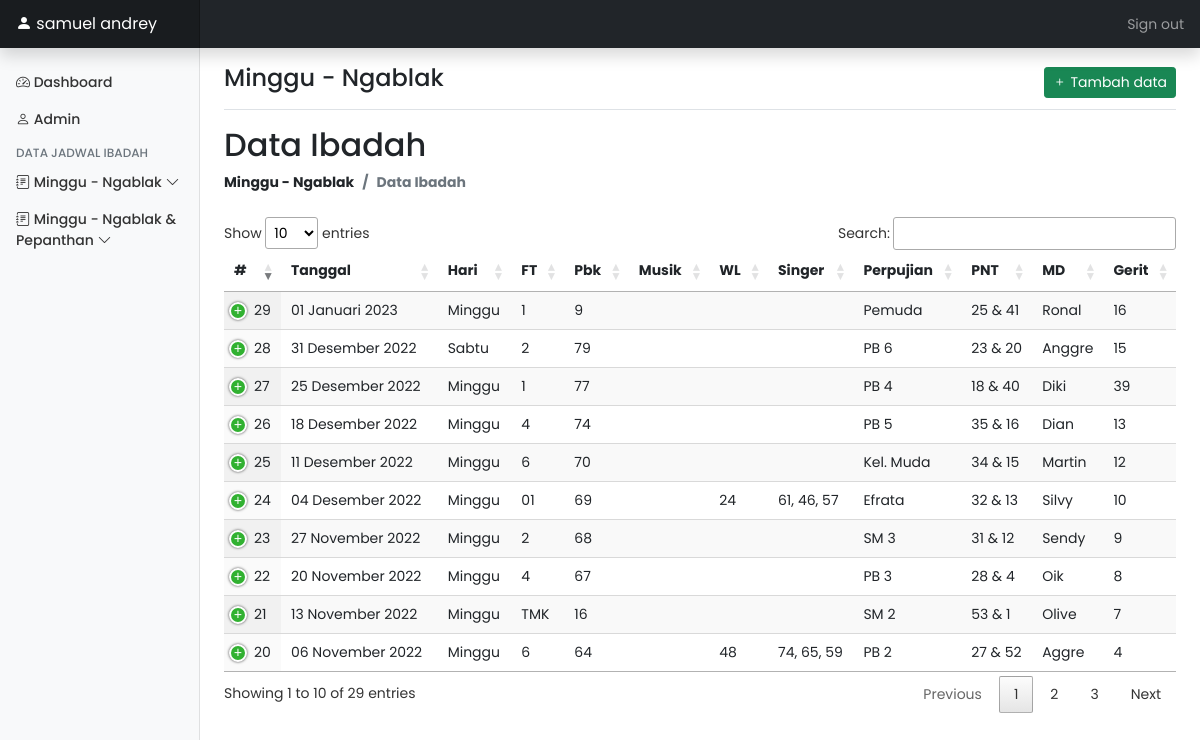
Page /admin/ngm_ibd.php (signed in) on the committed database.
### tables this page shows
CREATE TABLE `ngm` (
  `id_ngm` int(11) NOT NULL,
  `hari` varchar(20) NOT NULL,
  `tanggal` date NOT NULL,
  `kd_ft` varchar(10) NOT NULL,
  `pambuka` varchar(10) NOT NULL,
  `musik` varchar(10) NOT NULL,
  `wl` varchar(10) NOT NULL,
  `singer1` varchar(10) NOT NULL,
  `singer2` varchar(10) NOT NULL,
  `singer3` varchar(10) NOT NULL,
  `perpujian` varchar(20) NOT NULL,
  `pnt1` varchar(10) NOT NULL,
  `pnt2` varchar(10) NOT NULL,
  `md` varchar(10) NOT NULL,
  `gerit` varchar(10) NOT NULL,
  `giling` varchar(10) NOT NULL,
  `keterangan` text NOT NULL
);

### koneksi.php (called while the page is built, shortened)
<?php
$servername = "localhost";
$username = "root";
$password = "";
$db = "gitjngablak";
$conn = mysqli_connect($servername,$username,$password,$db);
function query($query) {
    global $conn;
    $result = mysqli_query($conn, $query);
    $rows = [];
    while($row = mysqli_fetch_assoc($result)) {
        $rows[] = $row;
    }
    return $rows;
}
?>

### admin/fungsi_admin.php (called while the page is built, shortened)
<?php
require '../koneksi.php';
function tanggal($tanggal) {
    switch (date('m', strtotime($tanggal))) {
        case '01':
            $bulan = 'Januari';
            break;
        case '07':
            $bulan = 'Juli';
            break;
        case '08':
            $bulan = 'Agustus';
            break;
        case '09':
            $bulan = 'September';
            break;
        case '10':
            $bulan = 'Oktober';
            break;
        case '11':
            $bulan = 'November';
            break;
        case '12':
            $bulan = 'Desember';
            break;
    }
    return date('d', strtotime($tanggal)). ' '. $bulan. ' '. date('Y', strtotime($tanggal));
}
?>

### admin/ngm_ibd.php (the view, shortened to what this page needs)
<?php
if(isset($_SESSION['login'])) :
require 'fungsi_admin.php';
$ngm = query("SELECT * FROM ngm");
?>
<!doctype html>
<html lang="en">
  <head>
    <link href="assets/datatable/css/jquery.dataTables.min.css" rel="stylesheet">
    <link href="assets/datatable/css/responsive.dataTables.min.css" rel="stylesheet">
    <link href="assets/bootstrap-icons/bootstrap-icons.css" rel="stylesheet">
    <link href="assets/dist/css/bootstrap.min.css" rel="stylesheet">
    <link href="assets/dist/css/dashboard.css" rel="stylesheet">
  </head>
  <body>
  <div class="container-fluid">
    <div class="row">
      <?php require 'komponen/header.php';?>
      <?php require 'komponen/navbar.php';?>
      <main class="col-md-9 ms-sm-auto col-lg-10 px-md-4">
        <div class="d-flex justify-content-between flex-wrap flex-md-nowrap align-items-center pt-3 pb-2 mb-3 border-bottom">
          <h4 class="h4">Minggu - Ngablak</h4>
          <div class="btn-toolbar mb-2 mb-md-0">
            <button type="button" class="btn btn-sm btn-success"data-bs-toggle="modal" data-bs-target="#tambahdata">
              <i class="bi bi-plus"></i>
              Tambah data
            </button>
          </div>
        </div>
        <h2>Data Ibadah</h2>
        <nav aria-label="breadcrumb" class="mb-4">
          <ol class="breadcrumb fw-bold">
            <li class="breadcrumb-item">Minggu - Ngablak</li>
            <li class="breadcrumb-item active" aria-current="page">Data Ibadah</li>
          </ol>
        </nav>
        <table id="tabel_ibd" class="display nowrap" style="width:100%">
          <thead>
              <tr>
                <th>#</th>
                <th>Tanggal</th>
                <th>Hari</th>
                <th>FT</th>
                <th>Pbk</th>
                <th>Musik</th>
                <th>WL</th>
                <th>Singer</th>
                <th>Perpujian</th>
                <th>PNT</th>
                <th>MD</th>
                <th>Gerit</th>
              </tr>
          </thead>
          <tbody>
          <?php foreach($ngm as $row) : ?>
            <?php $tgl = tanggal(date($row['tanggal'])) ?>
              <tr>
                  <td><?= $row['id_ngm']?></td>
                  <td><?= $tgl?></td>
                  <td><?= $row['hari']?></td>
                  <td><?= $row['kd_ft']?></td>
                  <td><?= $row['pambuka']?></td>
                  <td><?= $row['musik']?></td>
                  <td><?= $row['wl']?></td>
                  <?php if($row['singer1'] != "") : ?>
                    <td><?= $row['singer1']?>, <?= $row['singer2']?>, <?= $row['singer3']?></td>
                  <?php else : ?>
                    <td></td>
                  <?php endif; ?>
                  <td><?= $row['perpujian']?></td>
                  <td><?= $row['pnt1']?> & <?= $row['pnt2']?></td>
                  <td><?= $row['md']?></td>
                  <td><?= $row['gerit']?></td>
              </tr>
          <?php endforeach; ?>
          </tbody>
        </table>
      </main>
    </div>
  </div>
</body>
</html>
<?php
else :
  header("Location: ../");
endif; ?>

### admin/ngm_ibd.php (style rules this page uses)
* { font-family: 'Poppins', sans-serif; }

### rows in the picture
ngm: id_ngm "20", tanggal "06 November 2022", hari "Minggu", kd_ft "6", pambuka "64", wl "48", singer1 "74", singer2 "65", singer3 "59", perpujian "PB 2", pnt1 "27", pnt2 "52", md "Aggre", gerit "4"
ngm: id_ngm "21", tanggal "13 November 2022", hari "Minggu", kd_ft "TMK", pambuka "16", perpujian "SM 2", pnt1 "53", pnt2 "1", md "Olive", gerit "7"
ngm: id_ngm "22", tanggal "20 November 2022", hari "Minggu", kd_ft "4", pambuka "67", perpujian "PB 3", pnt1 "28", pnt2 "4", md "Oik", gerit "8"
ngm: id_ngm "23", tanggal "27 November 2022", hari "Minggu", kd_ft "2", pambuka "68", perpujian "SM 3", pnt1 "31", pnt2 "12", md "Sendy", gerit "9"
ngm: id_ngm "24", tanggal "04 Desember 2022", hari "Minggu", kd_ft "01", pambuka "69", wl "24", singer1 "61", singer2 "46", singer3 "57", perpujian "Efrata", pnt1 "32", pnt2 "13", md "Silvy", gerit "10"
ngm: id_ngm "25", tanggal "11 Desember 2022", hari "Minggu", kd_ft "6", pambuka "70", perpujian "Kel. Muda", pnt1 "34", pnt2 "15", md "Martin", gerit "12"
ngm: id_ngm "26", tanggal "18 Desember 2022", hari "Minggu", kd_ft "4", pambuka "74", perpujian "PB 5", pnt1 "35", pnt2 "16", md "Dian", gerit "13"
ngm: id_ngm "27", tanggal "25 Desember 2022", hari "Minggu", kd_ft "1", pambuka "77", perpujian "PB 4", pnt1 "18", pnt2 "40", md "Diki", gerit "39"
ngm: id_ngm "28", tanggal "31 Desember 2022", hari "Sabtu", kd_ft "2", pambuka "79", perpujian "PB 6", pnt1 "23", pnt2 "20", md "Anggre", gerit "15"
ngm: id_ngm "29", tanggal "01 Januari 2023", hari "Minggu", kd_ft "1", pambuka "9", perpujian "Pemuda", pnt1 "25", pnt2 "41", md "Ronal", gerit "16"

### other values in the picture
$_SESSION['login'] "samuel andrey"
